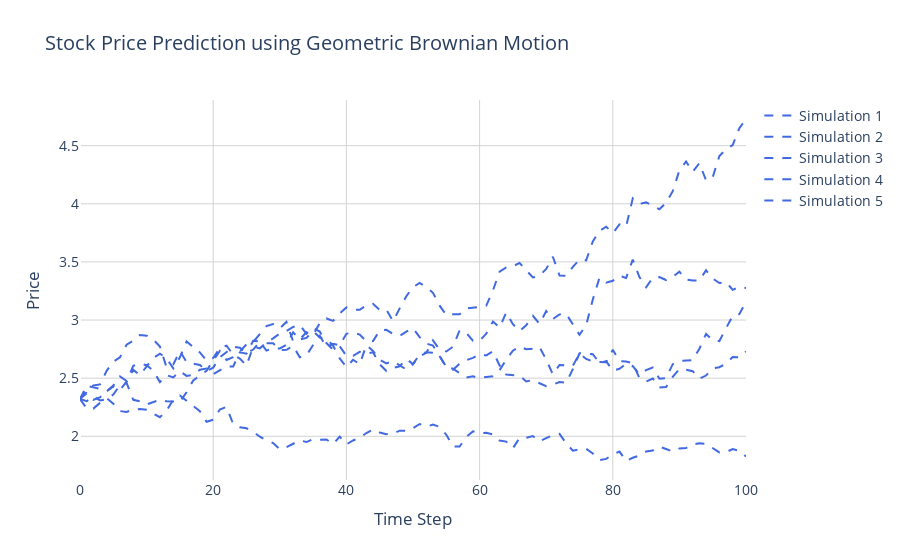

Notebook code cell kept with this figure:
### Code cell
# Create the plot
fig = go.Figure()

# Add each simulated prices line
for i, prices in enumerate(simulations):
    fig.add_trace(go.Scatter(
        x=list(range(len(prices))),
        y=prices,
        mode='lines',
        name=f'Simulation {i+1}',
        line=dict(color='royalblue', width=2, dash='dash')
    ))

# Update layout for aesthetics
fig.update_layout(
    title='Stock Price Prediction using Geometric Brownian Motion',
    xaxis_title='Time Step',
    yaxis_title='Price',
    font=dict(size=14),
    plot_bgcolor='white',
    xaxis=dict(showgrid=True, gridcolor='lightgrey'),
    yaxis=dict(showgrid=True, gridcolor='lightgrey')
)
